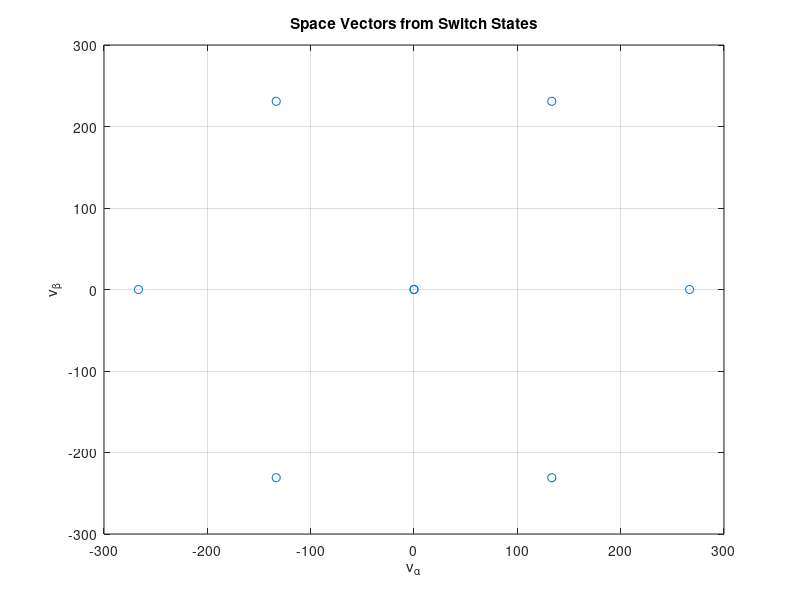

Here is the MATLAB script that generated this plot:
Vdc = 400;
switch_state = [
    0 0 0;
    0 0 1;
    0 1 0;
    0 1 1;
    1 0 0;
    1 1 0;
    1 0 1;
    1 1 1;
];

v_alpha = zeros(size(switch_state,1),1);
v_beta = zeros(size(switch_state,1),1);

for k = 1:size(switch_state,1)
    Sa = switch_state(k,1);
    Sb = switch_state(k,2);
    Sc = switch_state(k,3);
    
    va = (2*Sa - 1)*Vdc/2;
    vb = (2*Sb - 1)*Vdc/2;
    vc = (2*Sc - 1)*Vdc/2;
    
    v_alpha(k) = (2/3)*(va - 0.5*vb - 0.5*vc);
    v_beta(k)  = (2/3)*((sqrt(3)/2)*(vb - vc));
end

% Compute modulation index for each vector
Vref = sqrt(v_alpha.^2 + v_beta.^2);
Vmax = Vdc/sqrt(3);
m = Vref / Vmax;

disp('Modulation index for each switching state:');
disp(m);

% Optional: plot space vectors
figure;
plot(v_alpha, v_beta, 'o');
xlabel('v_\alpha'); ylabel('v_\beta');
title('Space Vectors from Switch States');
grid on;
